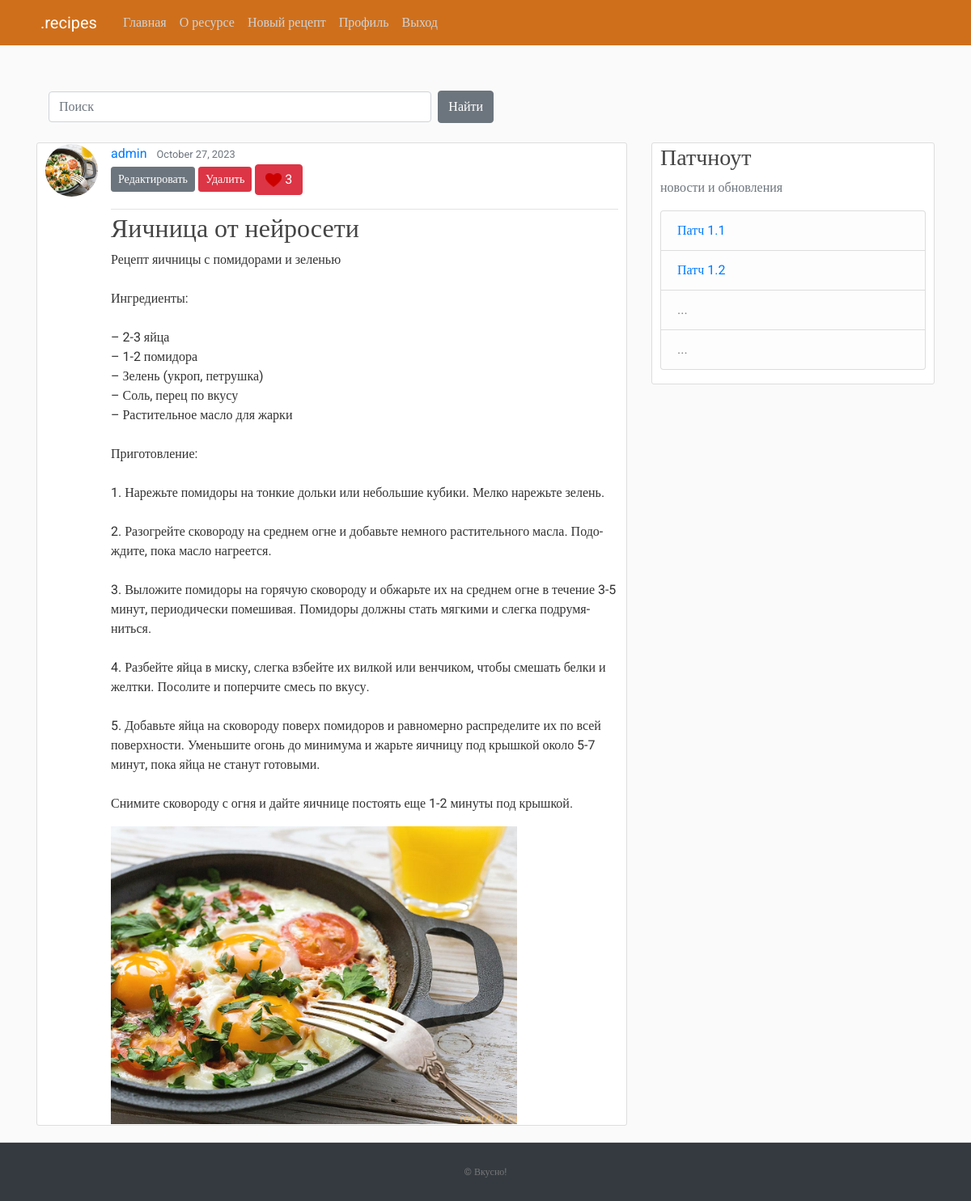
/post/50/ (signed in), run on the app's committed database.
### blog/models.py (models this page shows, shortened)
class Post(models.Model):
    title = models.CharField(max_length=100)
    content = models.TextField(max_length=2500)
    date_posted = models.DateTimeField(default=timezone.now)
    author = models.ForeignKey(USER_MODEL, on_delete=models.CASCADE)
    image = models.ImageField(default='chto.png', upload_to='profile_pics')
    tag = models.CharField(max_length=20, null=True, default='без тега')

### users/models.py (models this page shows, shortened)
class Profile(models.Model):
    user = models.OneToOneField(User, on_delete=models.CASCADE)
    image = models.ImageField(default='default.jpg', upload_to='profile_pics')

### blog/views.py (the view)
# urls.py: path('post/<int:pk>/', PostDetailView.as_view(), name='post-detail'),
class PostDetailView(DetailView):
    model = Post
    context_object_name = 'object'
    fields = ['title', 'content', 'image', 'tag']
    def get_context_data(self, **kwargs: Any) -> dict[str, Any]:
        context_data = super().get_context_data(**kwargs)
        post_object = self.get_object()
        user = self.request.user
        context_data[self.context_object_name] = post_object
        context_data['user_like'] = Likes.objects.filter(post_key=post_object, user_key=user)
        return context_data

### blog/templates/blog/post_detail.html (shortened to what this page needs)
{% extends "blog/base.html" %}
{% load static %}
{% block content %}
  <article class="media content-section">
    <img class="rounded-circle article-img" src="{{ object.author.profile.image.url }}">
    <div class="media-body">
      <div class="article-metadata">
        <a class="mr-2" href="#">{{ object.author }}</a>
        <small class="text-muted">{{ object.date_posted|date:"F d, Y" }}</small>
        {% if object.author == user and user.is_authenticated %}
        <form method='POST'>
          <div>
            <a class="btn btn-secondary btn-sm mt-1 mb-1" href="{% url 'post-update' object.id %}">Редактировать</a>
            <a class="btn btn-danger btn-sm mt-1 mb-1" href="{% url 'post-delete' object.id %}">Удалить</a>
        </form>
            {% if not user_like %}
                <a class="btn btn-secondary" href="{% url 'like_post' pk=object.pk %}"><img src={% static "blog/lk.png" %}> {{ object.likes.count }}</a>
            {% else %}
                <a class="btn btn-danger" href="{% url 'unlike_post' pk=object.pk %}"><img src={% static "blog/lk.png" %}> {{ object.likes.count }}</a>
            {% endif %}
          </div>
        {% endif %}
      </div>
      <h2 class="article-title">{{ object.title }}</h2>
      <p class="article-content">{{ object.content }}</p>
      <img class="img-content" src="{{ object.image.url }}">
    </div>
{% endblock content %}

### blog/static/blog/main.css (style rules this page uses)
body, html { width:100%; height:100% }
body { margin:0; padding:0; background: #fafafa; color: #333333; margin-top: 5rem; font-family:Roboto; }
h1, h2, h3, h4, h5, h6 { color: #444444; }
.content-section { background: #ffffff; padding: 1px 10px; border: 1px solid #dddddd; border-radius: 3px; margin-bottom: 20px; overflow:hidden; min-width: 70%; max-width: 100%; }
.article-title { color: #444444; overflow:hidden; word-break:break-all; }
.article-content { white-space: pre-line; overflow:hidden; hyphens: auto; -moz-hyphens: auto; -webkit-hyphens: auto; -ms-hyphens: auto; hyphenate-limit-chars: 6 3 2; }
.img-content { max-width: 80%; margin-right: 16px; overflow:hidden; }
.article-img { height: 65px; width: 65px; margin-right: 16px; }
.article-metadata { padding-bottom: 1px; margin-bottom: 4px; border-bottom: 1px solid #e3e3e3 }

### data on the page
Post: author.profile.image (picture), author "admin", date_posted "October 27, 2023", likes.count "3", title "Яичница от нейросети", content "Рецепт яичницы с помидорами и зеленью Ингредиенты: – 2-3 яйца – 1-2 помидора – Зелень (укроп, петрушка) – Соль, перец по вкусу – Растительное масло для жарки Приготовление: 1. Нарежьте помидоры на тонкие дольки или небольшие кубики. Мелко нарежьте зелень. 2. Разогрейте сковороду на среднем огне и добавьте немного растительного масла. Подождите, пока масло нагреется. 3. Выложите помидоры на горячую сковороду и обжарьте их на среднем огне в течение 3-5 минут, периодически помешивая. Помидоры должны стать мягкими и слегка подрумяниться. 4. Разбейте яйца в миску, слегка взбейте их вилкой или венчиком, чтобы смешать белки и желтки. Посолите и поперчите смесь по вкусу. 5. Добавьте яйца на…", image (picture)
